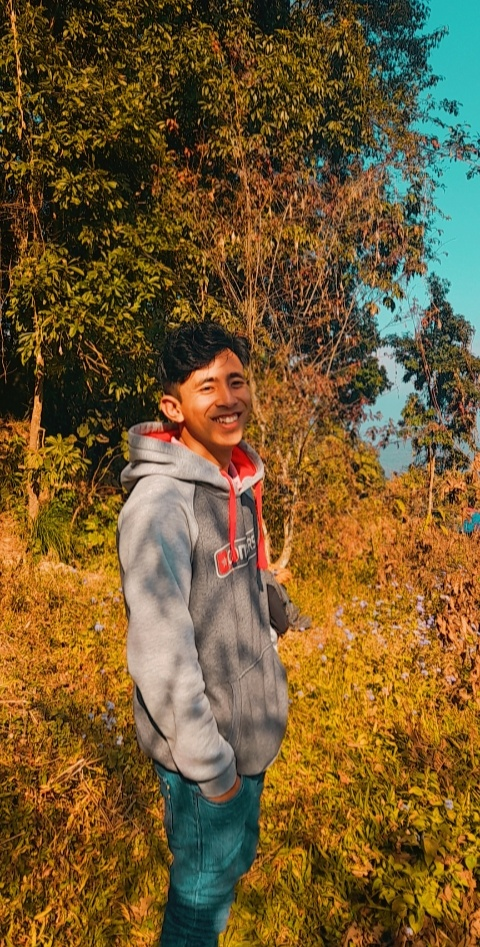
#> input picture pics/me.jpeg, 480 x 947 px; its folder holds 4 pictures in this run
$ python asciigenerator.py
#> lines starting #> are read from the running program, lines starting #| are printed output that depends on the picture
from PIL import Image
from time import sleep
import os
import math


class AsciiGenerator:
    def __init__(self):
        #self.characters = "$@B%8&WM#*oahkbdpqwmZO0QLCJUYXzcvunxrjft/\|()1{}[]?-_+~<>i!lI;:,\"^`'. "
        #self.characters = "oahkbzcvunxrjft?-_+~<>i!l;:,\"^`'. "' .\'`^",:;l!i><~+_-?tfjrxnuvczbkhao'
        self.characters = ' .\'`^",:;l!i><~+_-?tfjrxnuvczbkhao'
        #self.characters = '.\'`^",:;Il!i><~+_-?][}{1)(|\\/tfjrxnuvczXYUJCLQ0OZmwqpdbkhao*#MW&8%B@$'
        self.image = None

        directory = os.getcwd()
        self.images_path = f'{directory}/pics/'
        self.output_path = f'{directory}/out/'

    def format_image(self, nwidth):
        width, height = self.image.size
        ratio = height / width

        nheight = math.ceil(nwidth * ratio)

        self.image = self.image.resize((nwidth, nheight))

        #converting to lightscale image
        self.image = self.image.convert('L')

    def get_pixel_data(self):
        return self.image.getdata()

    def get_ascii(self, pixel_data, nwidth):
        array = []
        for c in range(len(pixel_data)):
            rem = c % nwidth
            circle = ['-', '\\', '|', '/'],
            print(f"Generating ascii image... {circle[c%len(circle)]} -> {int(c/len(pixel_data)*100)}%", end='\r')

            if rem == nwidth - 1:
                value = self.characters[pixel_data[c] // len(self.characters)]
                array.append(value)
                array.append('\n')
            else:
                array.append(self.characters[pixel_data[c] // len(self.characters)])

        return ''.join(array)

    def generate(self, filename, nwidth, mode=0):
        imagepath = self.images_path + filename
        self.image = Image.open(imagepath)

        #resizing image
        self.format_image(nwidth)

        #getting pixel data
        pdata = self.get_pixel_data()

        #converting to ascii array
        ascii_art = self.get_ascii(pdata, nwidth)

        #writing to a file
        if mode == 0:
            ofilename = input("\nFilename: ")
            out_filename = self.output_path + ofilename + f"_{nwidth}_out.txt"
            with open(out_filename, 'w') as ofile:
                ofile.write(ascii_art)
                print(f'\nOutput File Saved -> {out_filename}')
                sleep(.3)
        if mode == 1:
            #display in terminal
            print("\n" + ascii_art)

if __name__ == '__main__':
    #driver program
    directory = os.getcwd()
    images_list = os.listdir(f'{directory}/pics')
    print("\nList of Images")
    for i in range(len(images_list)):
        print(f"\t{i}. {images_list[i]}")

    image_choice = int(input("\nEnter number of choice: "))
#> the answer given: 1
    filename = images_list[image_choice]
    width = int(input("\nEnter width: "))
#> the answer given: 100
    print("\nModes:\n\t0. Write to file\n\t1.Write to Terminal")
    mode = int(input("Mode to write: "))
#> the answer given: 1

    generator = AsciiGenerator()
    generator.generate(filename, width, mode)
#> in generate, self.image is the input picture: PIL image 480x947 RGB; mean R, G, B 114.9, 89.6, 48.6
#> in format_image, `self.image = self.image.resize((nwidth, nheight))`:
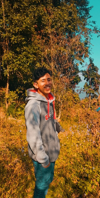
#> self.image: PIL image 100x198 RGB; mean R, G, B 114.9, 89.6, 48.7
#> in format_image, `self.image = self.image.convert('L')`:
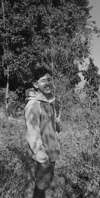
#> self.image: PIL image 100x198 L; min 9, max 215, mean 92.5
